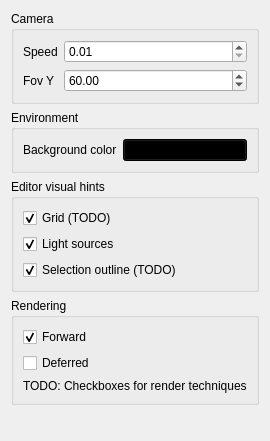
<?xml version="1.0" encoding="UTF-8"?>
<ui version="4.0">
 <class>MiscSettingsWidget</class>
 <widget class="QWidget" name="MiscSettingsWidget">
  <property name="geometry">
   <rect>
    <x>0</x>
    <y>0</y>
    <width>243</width>
    <height>441</height>
   </rect>
  </property>
  <property name="windowTitle">
   <string>Form</string>
  </property>
  <layout class="QVBoxLayout" name="verticalLayout">
   <item>
    <widget class="QGroupBox" name="groupBox">
     <property name="title">
      <string>Camera</string>
     </property>
     <layout class="QFormLayout" name="formLayout">
      <item row="0" column="0">
       <widget class="QLabel" name="label">
        <property name="text">
         <string>Speed</string>
        </property>
       </widget>
      </item>
      <item row="0" column="1">
       <widget class="QDoubleSpinBox" name="spinCameraSpeed">
        <property name="minimum">
         <double>0.010000000000000</double>
        </property>
        <property name="singleStep">
         <double>0.100000000000000</double>
        </property>
       </widget>
      </item>
      <item row="1" column="0">
       <widget class="QLabel" name="label_2">
        <property name="text">
         <string>Fov Y</string>
        </property>
       </widget>
      </item>
      <item row="1" column="1">
       <widget class="QDoubleSpinBox" name="spinFovY">
        <property name="minimum">
         <double>1.000000000000000</double>
        </property>
        <property name="value">
         <double>60.000000000000000</double>
        </property>
       </widget>
      </item>
     </layout>
    </widget>
   </item>
   <item>
    <widget class="QGroupBox" name="groupBox_2">
     <property name="title">
      <string>Environment</string>
     </property>
     <layout class="QFormLayout" name="formLayout_2">
      <item row="0" column="1">
       <widget class="QPushButton" name="buttonBackgroundColor">
        <property name="styleSheet">
         <string notr="true">background-color: rgb(0,0,0);</string>
        </property>
        <property name="text">
         <string/>
        </property>
       </widget>
      </item>
      <item row="0" column="0">
       <widget class="QLabel" name="label_4">
        <property name="text">
         <string>Background color</string>
        </property>
       </widget>
      </item>
     </layout>
    </widget>
   </item>
   <item>
    <widget class="QGroupBox" name="groupBox_3">
     <property name="title">
      <string>Editor visual hints</string>
     </property>
     <layout class="QVBoxLayout" name="verticalLayout_3">
      <item>
       <widget class="QCheckBox" name="checkBoxGrid">
        <property name="text">
         <string>Grid (TODO)</string>
        </property>
        <property name="checked">
         <bool>true</bool>
        </property>
       </widget>
      </item>
      <item>
       <widget class="QCheckBox" name="checkBoxLightSources">
        <property name="text">
         <string>Light sources</string>
        </property>
        <property name="checked">
         <bool>true</bool>
        </property>
       </widget>
      </item>
      <item>
       <widget class="QCheckBox" name="checkBoxSelectionOutline">
        <property name="text">
         <string>Selection outline (TODO)</string>
        </property>
        <property name="checked">
         <bool>true</bool>
        </property>
       </widget>
      </item>
     </layout>
    </widget>
   </item>
   <item>
    <widget class="QGroupBox" name="groupBox_4">
     <property name="title">
      <string>Rendering</string>
     </property>
     <layout class="QVBoxLayout" name="verticalLayout_2">
      <item>
       <widget class="QCheckBox" name="forward">
        <property name="text">
         <string>Forward</string>
        </property>
        <property name="checked">
         <bool>true</bool>
        </property>
       </widget>
      </item>
      <item>
       <widget class="QCheckBox" name="deferred">
        <property name="text">
         <string>Deferred</string>
        </property>
       </widget>
      </item>
      <item>
       <widget class="QLabel" name="label_3">
        <property name="text">
         <string>TODO: Checkboxes for render techniques</string>
        </property>
       </widget>
      </item>
     </layout>
    </widget>
   </item>
   <item>
    <spacer name="verticalSpacer">
     <property name="orientation">
      <enum>Qt::Vertical</enum>
     </property>
     <property name="sizeHint" stdset="0">
      <size>
       <width>20</width>
       <height>40</height>
      </size>
     </property>
    </spacer>
   </item>
  </layout>
 </widget>
 <resources/>
 <connections/>
</ui>
